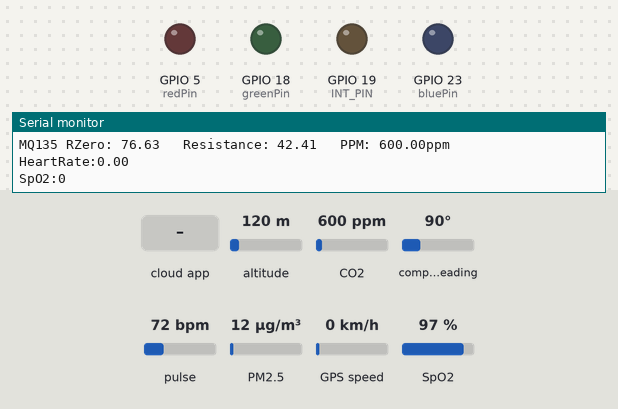
This sketch was run on a simulated ESP32. Shown: output pins drawn as LEDs (lit = HIGH), the last lines printed to the serial monitor. Inputs (shaded band) come from the test bench; at power-on: altitude 120 m, CO2 600 ppm, compass heading 90°, pulse 72 bpm, PM2.5 12 µg/m³, GPS speed 0 km/h, SpO2 97 %. WiFi joins after 1.5 s; servers stay silent unless stated; the local clock reads 2024-03-15 10:24:30 at power-on unless the sketch sets it; random numbers use the default seed unless the sketch sets one; the GPS gets a fix after 3 s at 37.7749, -122.4194 with 8 satellites; the Firebase database answers and starts empty.

Above: at 3.3 s.
3.4 s: the phone or cloud app sets data to Good
At 7.5 s:
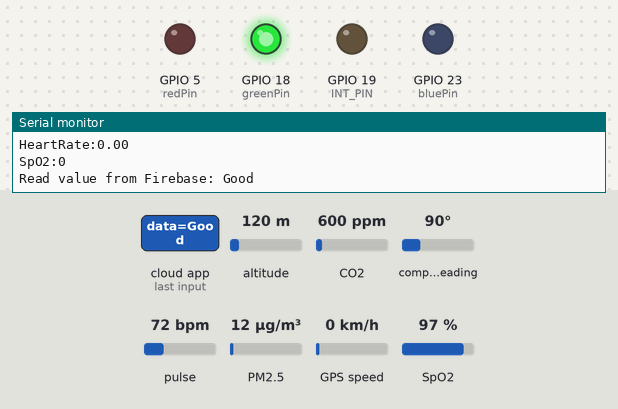
7.8 s: the phone or cloud app sets data to Moderate
Timing chart, 0 to 10.8 s (numbered marks = the images above; inputs shaded):
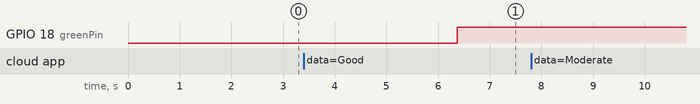

The sketch:

final22.ino
```cpp
#include <FirebaseESP32.h>
#include <Wire.h>

#include "MQ135.h" // mq
#define PIN_MQ135 35
MQ135 mq135_sensor(PIN_MQ135);

#include "MAX30100_PulseOximeter.h" //heart rate
#define REPORTING_PERIOD_MS     1000
#define BLYNK_PRINT Serial
#include <Blynk.h>
#include <WiFi.h>
#include <BlynkSimpleEsp32.h>
#define SDA_PIN 21
#define SCL_PIN 22
#define INT_PIN 19

#include <SoftwareSerial.h>
#include <TinyGPSPlus.h> // gps
//SoftwareSerial mySerial(17, 16); // RX, TX
TinyGPSPlus gps;

#define FIREBASE_HOST "https://esp8266-babdf-default-rtdb.firebaseio.com"
#define FIREBASE_AUTH "AIzaSyAOxRkGAFP7FvWRloffCRDbxatLboBs8EI"
#define WIFI_SSID "Yasmin"
#define WIFI_PASSWORD "800159464@Y&A"

//dust
#include <GP2YDustSensor.h>

const uint8_t SHARP_LED_PIN = 25;   // Sharp Dust/particle sensor Led Pin
const uint8_t SHARP_VO_PIN = 34;    // Sharp Dust/particle analog out pin used for reading
const float PM25_COEFFICIENT = 0.172;
const float PM10_COEFFICIENT = 0.283;
GP2YDustSensor dustSensor(GP2Y1010AU0F, SHARP_LED_PIN, SHARP_VO_PIN);


PulseOximeter pox; //heart rate
uint32_t tsLastReport = 0;


FirebaseData firebaseData;
//led
int redPin = 5; // Replace with the GPIO pin you want to use for red color
int greenPin = 18; // Replace with the GPIO pin you want to use for green color
int bluePin = 23; //Replace with the GPIO pin you want to use for blue color

void setup() {
  // put your setup code here, to run once:
  pinMode(redPin, OUTPUT); // set the GPIO pin for red color to output mode
pinMode(greenPin, OUTPUT); // set the GPIO pin for green color to output mode
pinMode(bluePin, OUTPUT); // set the GPIO pin for blue color to output mode
pinMode(19, OUTPUT);

  updateSerial();
  Serial.begin(115200);
Serial2.begin(9600);//gps
Wire.begin();
  dustSensor.begin();
  pox.begin();
  Firebase.begin(FIREBASE_HOST, FIREBASE_AUTH);

  WiFi.begin(WIFI_SSID, WIFI_PASSWORD);
  Serial.print("Connecting to Wi-Fi");
  while (WiFi.status() != WL_CONNECTED){
    Serial.print(".");
  delay(500);
}
uint64_t chipid = ESP.getEfuseMac();
  Serial.printf("Chip ID: %04X%08X\n", (uint16_t)(chipid>>32), (uint32_t)chipid);
Firebase.pushInt(firebaseData, "/datasensors/chipid", (uint32_t)chipid);

}
void loop() {
  while (Serial2.available() > 0)
    if (gps.encode(Serial2.read()))
      displayInfo();

readDust();
readMQ();
readHeartRate();
readrand();
// Read data from Firebase
if (Firebase.get(firebaseData, "/data")) {
    String value = firebaseData.stringData();
    Serial.println("Read value from Firebase: " + value);

    if( value == "Good"){
  analogWrite(redPin, 0);
  analogWrite(greenPin, 255);
  analogWrite(bluePin, 0);
  delay(1000);
   }
  else if( value == "Moderate")
  {
    analogWrite(redPin, 0);
  analogWrite(greenPin, 255);
  analogWrite(bluePin, 0);
  delay(1000);
  }
  else if( value == "Unhealthy for sensitive groups")
  {
    analogWrite(redPin, 255);
  analogWrite(greenPin, 0);
  analogWrite(bluePin, 0);
  delay(1000);
  }
  else if( value == "Unhealthy ")
  {
    analogWrite(redPin, 255);
  analogWrite(greenPin, 0);
  analogWrite(bluePin, 0);
  delay(1000);
  }
  else if( value == "Very unhealthy ")
  {
    analogWrite(redPin, 255);
  analogWrite(greenPin, 0);
  analogWrite(bluePin, 0);
  delay(1000);
  }
  else if ( value == "Hazardous ")
  {
    analogWrite(redPin, 255);
  analogWrite(greenPin, 0);
  analogWrite(bluePin, 0);
  delay(1000);
  }
  else
  {
    analogWrite(redPin, 0);
  analogWrite(greenPin, 0);
  analogWrite(bluePin, 255);
  delay(1000);
  }

  } else {
    Serial.println("Failed to read value from Firebase");
  }

delay(1000);
}

void readDust()
{
  int dustDensity = dustSensor.getDustDensity();
     if ( dustDensity < 0)
     {
         dustDensity = 0;
     }
float pm25 = PM25_COEFFICIENT * pow(dustDensity, 1.1);
float pm10 = PM10_COEFFICIENT * pow(dustDensity, 1.1);
  Serial.print("Dust density: ");
  Serial.println(dustDensity);
  Serial.print(" ug/m^3\t PM2.5 concentration: ");
  Serial.print(pm25);
  Serial.print(" µg/m³\t PM10 concentration: ");
  Serial.print(pm10);
  Serial.println(" µg/m³");
Firebase.pushFloat(firebaseData, "/datasensors/dustDensity", dustDensity);
Firebase.pushFloat(firebaseData, "/datasensors/pm2.5", pm25);
Firebase.pushFloat(firebaseData, "/datasensors/pm10", pm10);
}


void readMQ()
{
float rzero = mq135_sensor.getRZero();
  float resistance = mq135_sensor.getResistance();
  float ppm = mq135_sensor.getPPM();
float gas_concentration = pow((ppm / (rzero / resistance)), -1.157); // Compute gas concentration

  Serial.print("MQ135 RZero: ");
  Serial.print(rzero);
  Serial.print("\t Resistance: ");
  Serial.print(resistance);
  Serial.print("\t PPM: ");
  Serial.print(ppm);
  Serial.println("ppm");
Firebase.pushFloat(firebaseData, "/datasensors/RZero", rzero);
Firebase.pushFloat(firebaseData, "/datasensors/PPM", ppm);
Firebase.pushFloat(firebaseData, "/datasensors/resistance", resistance);
Firebase.pushFloat(firebaseData, "/datasensors/gasconcentration", gas_concentration);

}


void readHeartRate()
{
  pox.update();
if (millis() - tsLastReport > REPORTING_PERIOD_MS) {
        Serial.print("HeartRate:");
        Serial.println(pox.getHeartRate());
        Serial.print("SpO2:");
        Serial.println(pox.getSpO2());
        Firebase.pushInt(firebaseData, "/datasensors/HeartRate", pox.getHeartRate());
        Firebase.pushInt(firebaseData, "/datasensors/SpO2", pox.getSpO2());
        tsLastReport = millis();

  }
}
void readrand()
{
  srand(time(NULL));

  int maxtempC = rand() % 21 + 20;
  int mintempC = rand() % 21 + 20;
  int totalSnow_cm = rand() % 21 + 20;
  int sunHour = rand() % 21 + 20;
  int uvIndex = rand() % 21 + 20;
  int moon_illumination = rand() % 21 + 20;
  int DewPointC = rand() % 21 + 20;
  int FeelsLikeC = rand() % 21 + 20;
  int HeatIndexC = rand() % 21 + 20;
  int cloudcover = rand() % 21 + 20;
  int humidity = rand() % 21 + 20;
  int precipMM = rand() % 21 + 20;
  int pressure = rand() % 21 + 20;
  int tempC = rand() % 21 + 20;
  int visibility = rand() % 21 + 20;
  int winddirDegree = rand() % (360 - (-360) +1) -360;
  int windspeedKmph=rand()%101+1;
  Firebase.pushInt(firebaseData, "/datasensors/maxtempC", maxtempC);
  Firebase.pushInt(firebaseData, "/datasensors/mintempC", mintempC);
  Firebase.pushInt(firebaseData, "/datasensors/maxtempC", maxtempC);
  Firebase.pushInt(firebaseData, "/datasensors/totalSnow_cm", totalSnow_cm);
  Firebase.pushInt(firebaseData, "/datasensors/sunHour", sunHour);
  Firebase.pushInt(firebaseData, "/datasensors/uvIndex", uvIndex);
  Firebase.pushInt(firebaseData, "/datasensors/moon_illumination", moon_illumination);
  Firebase.pushInt(firebaseData, "/datasensors/DewPointC", DewPointC);
  Firebase.pushInt(firebaseData, "/datasensors/FeelsLikeC", FeelsLikeC);
  Firebase.pushInt(firebaseData, "/datasensors/HeatIndexC", HeatIndexC);
  Firebase.pushInt(firebaseData, "/datasensors/cloudcover", cloudcover);
  Firebase.pushInt(firebaseData, "/datasensors/humidity", humidity);
  Firebase.pushInt(firebaseData, "/datasensors/precipMM", precipMM);
  Firebase.pushInt(firebaseData, "/datasensors/pressure", pressure);
  Firebase.pushInt(firebaseData, "/datasensors/tempC", tempC);
  Firebase.pushInt(firebaseData, "/datasensors/visibility", visibility);
  Firebase.pushInt(firebaseData, "/datasensors/winddirDegree", winddirDegree);
  Firebase.pushInt(firebaseData, "/datasensors/windspeedKmph", windspeedKmph);
}
void displayInfo()
{
  Serial.print(F("Location: "));
  if(gps.location.isValid())
  {
    double latitude = gps.location.lat();
    double longitude = gps.location.lng();
    Serial.print("Lat= ");
    Serial.print(latitude, 6);
    Serial.print(F(","));
    Serial.print("Lng= ");
    Serial.print(longitude, 6);
    Serial.println();
    Firebase.pushDouble(firebaseData, "/datasensors/latitude", latitude);
    Firebase.pushDouble(firebaseData, "/datasensors/longitude", longitude);
  }
  else
  {
    Serial.println(F("INVALID"));
    //Firebase.pushDouble(firebaseData, "/datasensors/latitude", 0);
    //Firebase.pushDouble(firebaseData, "/datasensors/longitude", 0);
  }


}
void updateSerial()
{
  delay(500);
  while (Serial.available())
  {
    Serial2.write(Serial.read());//Forward what Serial received to Software Serial Port
  }
  while (Serial2.available())
  {
    Serial.write(Serial2.read());//Forward what Software Serial received to Serial Port
  }
}
```

Measured:
- after the input at 3.4 s, GPIO 18 (greenPin): LOW → HIGH after 3.0 s
